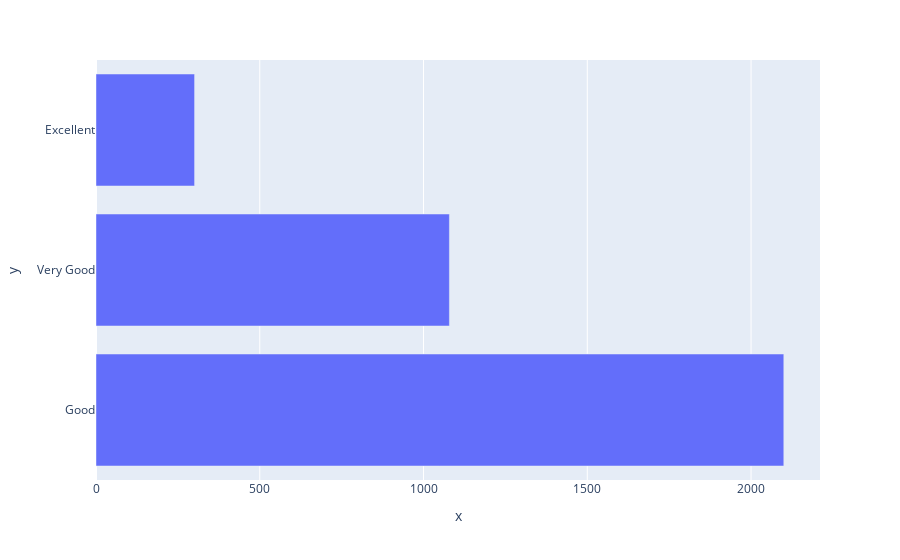

Source (notebook cell):
### Code cell
fig = px.bar(x = pos_plot.values,y = pos_plot.index)
fig.show()

### Figure 1 — Plotly figure (JSON) as saved in the notebook; plotly's stock layout.template omitted (floating-point values rounded to 4 significant figures)
{"data": [{"hovertemplate": "x=%{x}<br>y=%{y}<extra></extra>", "legendgroup": "", "marker": {"color": "#636efa", "pattern": {"shape": ""}}, "name": "", "orientation": "h", "showlegend": false, "textposition": "auto", "type": "bar", "x": [2100, 1079, 301], "xaxis": "x", "y": ["Good", "Very Good", "Excellent"], "yaxis": "y"}], "layout": {"barmode": "relative", "legend": {"tracegroupgap": 0}, "margin": {"t": 60}, "xaxis": {"anchor": "y", "domain": [0, 1], "title": {"text": "x"}}, "yaxis": {"anchor": "x", "domain": [0, 1], "title": {"text": "y"}}}}
